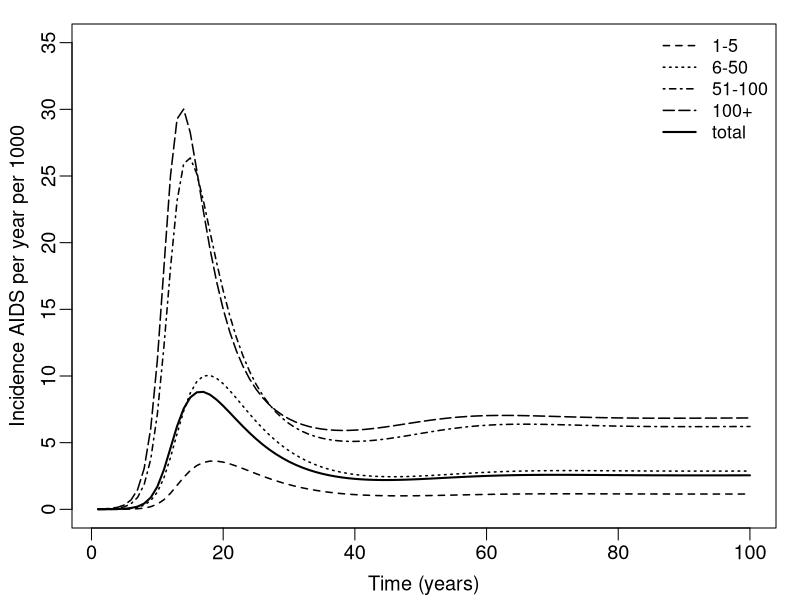

The R script that drew this image:
## Lab 9: ODE models with diff risk groups

library(deSolve)

########################################################################
## PART1: dynamics for a 2 risk group model
########################################################################
## ODE model for 2 risk groups

## COMPLETE THE CODE BELOW YOURSELF

## step 1 - code up the epidemic model
SIS2riskGrs = function(t, state, parameters) {
  with(as.list(c(state, parameters)), {
    
    # FILL IN THE EQUATIONS HERE
    dSH = gammaIH - betaHH*SH*IH - betaHL*SH*IL
    dSL = gammaIL - betaLH*SL*IH - betaLL*SL*IL
    
    dIH = betaHH*SH*IH + betaHL*SH*IL - gammaIH
    dIL = betaLH*SL*IH + betaLL*SL*IL - gammaIL
    
    # FILL IN THE RETURN LIST HERE - MATCH WITH THE NAME OF THE STATE VARIABLES
    list(c(dSH, dSL, dIH, dIL))
  })
}

# Step 2:  Set parameters, initial conditions, time steps to integrate the model 

## Transmission rates
betaHH = 10
betaHL = 0.1
betaLH = 0.1
betaLL = 1
gamma = 1  # Recovery rate

## Initial state
NH = 0.2
NL = 0.8
IH = 1e-8
IL = 1e-5
SH = NH - IH
SL = NL - IL

## time step
times = seq(0, 30, by = 0.2)

# Step 3: Run the model 

# First complete the SIS2riskGrs model above
# Then run the model, plot and show: 
# 1) the prevalence in each group over time
# 2) the %S in each group over time




########################################################################
## PART2: Calculating R0 for the risk structured model 
## and test how R0 change with degree of assortative mixing
########################################################################
## 1. calculate R0 for the two beta matrix

## SAMPLE CODE FOR THE FIRST BETA MATRIX
beta = matrix(c(10, 0.1, 0.1, 1), 2, 2) # the beta matrix
NH = 0.2; NL = 1 - NH;
n = c(NH, NL)      # n is the vector storing th proportion in each group
n.matrix = diag(n, 2, 2)  # matrix related to the population size in each group
# to see it:
View(n.matrix)

gamma = 1; b = 1;
R.matrix = n.matrix %*% beta / gamma
# to see the output of the eigen function:
eigen(R.matrix)
## To find R0
R0 = eigen(R.matrix)$values[1]

## or directly:
R0 = eigen(n.matrix %*% beta)$values[1]/gamma


## 2. proportion to both the contact numbers of the source group and the sink group
## SAMPLE CODE TO SET UP THE BETA MATRIX BASED ON THE ASSOTATIVE MIXING METHOD
beta = matrix(0, 2, 2) # create a place holder for a 2x2 matrix
Ncontact = c(5, 1); # number of contact in each group
Nk = c(0.2, 0.8); # proportion of population in each group
M = sum(Ncontact*Nk); # mean number of contact 
## to consider assortative mixing, use a to change the level of assortativeness
## a is the proportion of within group mixing
a = 0.8; # change a to 0, 0.2, 0.4, 0.6, 0.8, 1
for(i in 1:2){ # outer loop will loop through rows
  for (j in 1:2){ # inner loop will loop through columns
    if(i == j) { # 2 equal signs test if the two quantities are the same. In this case, the diagonals.
      beta[i,j] = a * Ncontact[i] / Nk[i] + (1-a) * Ncontact[i]^2/M
    } else {
      beta[i,j] = (1-a)*Ncontact[i]*Ncontact[j]/M
    }
  }
}


## CODE THE REST YOURSELF
# compute R0 here
gamma = 1
R0 = eigen(diag(Nk, 2, 2) %*% beta)$values[1]/gamma



########################################################################
## Part 3: Simulating HIV early epidemic
########################################################################
# the HIV model with 5 risk groups
HIV5riskGrs = function(t, state, parameters) {
  with(as.list(c(state, parameters)), {
    
    dS1 = nu1 - sum(BETA[1,] * c(I1,I2,I3,I4,I5))* S1 - mu*S1
    dS2 = nu2 - sum(BETA[2,] * c(I1,I2,I3,I4,I5))* S2 - mu*S2
    dS3 = nu3 - sum(BETA[3,] * c(I1,I2,I3,I4,I5))* S3 - mu*S3
    dS4 = nu4 - sum(BETA[4,] * c(I1,I2,I3,I4,I5))* S4 - mu*S4
    dS5 = nu5 - sum(BETA[5,] * c(I1,I2,I3,I4,I5))* S5 - mu*S5
    
    dI1 = sum(BETA[1,] * c(I1,I2,I3,I4,I5))* S1 - mu*I1 - gamma*I1
    dI2 = sum(BETA[2,] * c(I1,I2,I3,I4,I5))* S2 - mu*I2 - gamma*I2
    dI3 = sum(BETA[3,] * c(I1,I2,I3,I4,I5))* S3 - mu*I3 - gamma*I3
    dI4 = sum(BETA[4,] * c(I1,I2,I3,I4,I5))* S4 - mu*I4 - gamma*I4
    dI5 = sum(BETA[5,] * c(I1,I2,I3,I4,I5))* S5 - mu*I5 - gamma*I5
    
    dA1 = d*gamma*I1 - mu*A1 - m*A1
    dA2 = d*gamma*I2 - mu*A2 - m*A2
    dA3 = d*gamma*I3 - mu*A3 - m*A3
    dA4 = d*gamma*I4 - mu*A4 - m*A4
    dA5 = d*gamma*I5 - mu*A5 - m*A5
    
    # cumulative incidence
    dcumA1 = d*gamma*I1
    dcumA2 = d*gamma*I2
    dcumA3 = d*gamma*I3
    dcumA4 = d*gamma*I4
    dcumA5 = d*gamma*I5
    
    list(c(dS1,dS2,dS3,dS4,dS5, 
           dI1,dI2,dI3,dI4,dI5, 
           dA1,dA2,dA3,dA4,dA5, 
           dcumA1,dcumA2,dcumA3,dcumA4,dcumA5))
  })
}
mu=.0312;  # in years
N=c(.06,.31,.52,.08,.03); # population in each group
NU=mu*N; # recruits to each group
gamma=.2; m=1; d=.3; # in years
beta=.0217; # scaling factor
BETA=matrix(c(rep(0,5),
              0,.65,2.15,12.9,21.5,
              0,2.15,7.17,43.1,71.8,
              0,12.9,43.1,258,431,
              0,21.5,71.8,431,718),5,5,byrow=T)*beta
I0=c(0,0,0,0,1e-5);
S0=N-I0;
A0=cumA0=rep(0,5);
parameters=c(BETA=BETA,mu=mu,gamma=gamma,m=m,d=d,
             nu1=NU[1],nu2=NU[2],nu3=NU[3],nu4=NU[4],nu5=NU[5])

state=c(S1=S0[1],S2=S0[2],S3=S0[3],S4=S0[4],S5=S0[5],
        I1=I0[1],I2=I0[2],I3=I0[3],I4=I0[4],I5=I0[5],
        A1=A0[1],A2=A0[2],A3=A0[3],A4=A0[4],A5=A0[5],
        cumA1=cumA0[1],cumA2=cumA0[2],cumA3=cumA0[3],cumA4=cumA0[4],cumA5=cumA0[5])
times=0:100;

simHIV=ode(y=state,times=times,func=HIV5riskGrs,parms=parameters);


# SAMPLE CODE FOR PROCESSING MODEL OUTPUT FOR EACH GROUP AND AGGREGATE ALL GROUPS
# incidence per 1000 for each group
Incidence=(simHIV[-1,c('cumA1','cumA2','cumA3','cumA4','cumA5')]-
             simHIV[-length(times),c('cumA1','cumA2','cumA3','cumA4','cumA5')])/
          matrix(N,100,5,byrow=T)*1000
# total incidence per 1000 population
totInci=rowSums((simHIV[-1,c('cumA1','cumA2','cumA3','cumA4','cumA5')]-
                   simHIV[-length(times),c('cumA1','cumA2','cumA3','cumA4','cumA5')]))*1e3

# susceptibility for each group
S=simHIV[,c('S1','S2','S3','S4','S5')]/matrix(N,101,5,byrow=T)*100
# susceptibility combining all groups
totS=rowSums(simHIV[,c('S1','S2','S3','S4','S5')])*100

## plot results
par(mfrow=c(1,1),cex=1.2,mar=c(3,3,1,1),mgp=c(1.8,.5,0))
matplot(Incidence[,2:5],type='l',lty=2:5,col='black',lwd=1.5,ylim=c(0,35),
        ylab='Incidence AIDS per year per 1000',xlab='Time (years)')
lines(totInci,lwd=2)
legend('topright',leg=c('1-5','6-50','51-100','100+','total'),lty=c(2:5,1),
       col='black',lwd=c(rep(1.5,4),2),cex=.9,bty='n')



# Literature review on HIV/ADIS dynamics and (if you'd like, redo the simulation w. updated parms)
